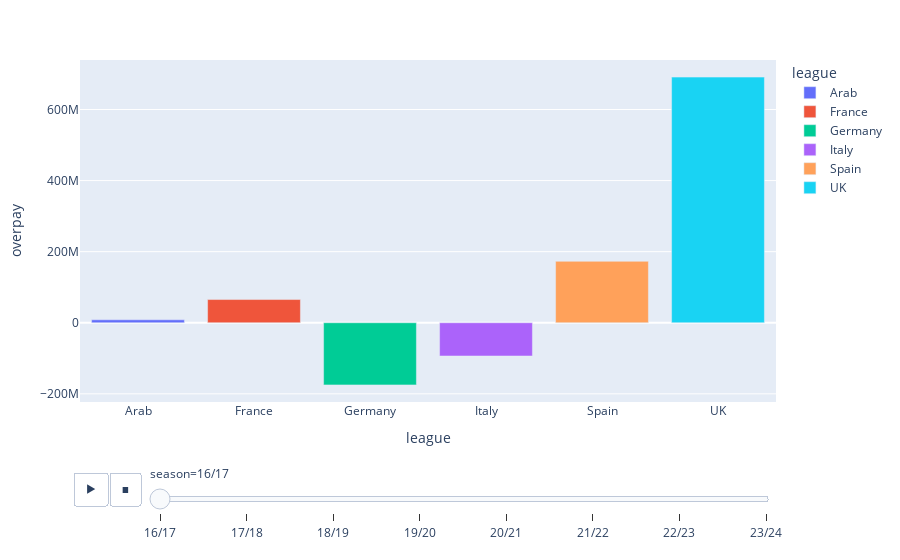

Notebook code for this chart:
### Code cell
fig = px.bar(res, x="league", y="overpay", color="league",animation_frame="season")
fig.show()

### Figure 1 — Plotly figure (JSON) as saved in the notebook; plotly's stock layout.template omitted (floating-point values rounded to 4 significant figures)
{"data": [{"alignmentgroup": "True", "hovertemplate": "league=%{x}<br>season=16/17<br>overpay=%{y}<extra></extra>", "legendgroup": "Arab", "marker": {"color": "#636efa", "pattern": {"shape": ""}}, "name": "Arab", "offsetgroup": "Arab", "orientation": "v", "showlegend": true, "textposition": "auto", "type": "bar", "x": ["Arab"], "xaxis": "x", "y": [8285000], "yaxis": "y"}, {"alignmentgroup": "True", "hovertemplate": "league=%{x}<br>season=16/17<br>overpay=%{y}<extra></extra>", "legendgroup": "France", "marker": {"color": "#EF553B", "pattern": {"shape": ""}}, "name": "France", "offsetgroup": "France", "orientation": "v", "showlegend": true, "textposition": "auto", "type": "bar", "x": ["France"], "xaxis": "x", "y": [65320000], "yaxis": "y"}, {"alignmentgroup": "True", "hovertemplate": "league=%{x}<br>season=16/17<br>overpay=%{y}<extra></extra>", "legendgroup": "Germany", "marker": {"color": "#00cc96", "pattern": {"shape": ""}}, "name": "Germany", "offsetgroup": "Germany", "orientation": "v", "showlegend": true, "textposition": "auto", "type": "bar", "x": ["Germany"], "xaxis": "x", "y": [-174872000], "yaxis": "y"}, {"alignmentgroup": "True", "hovertemplate": "league=%{x}<br>season=16/17<br>overpay=%{y}<extra></extra>", "legendgroup": "Italy", "marker": {"color": "#ab63fa", "pattern": {"shape": ""}}, "name": "Italy", "offsetgroup": "Italy", "orientation": "v", "showlegend": true, "textposition": "auto", "type": "bar", "x": ["Italy"], "xaxis": "x", "y": [-93545000], "yaxis": "y"}, {"alignmentgroup": "True", "hovertemplate": "league=%{x}<br>season=16/17<br>overpay=%{y}<extra></extra>", "legendgroup": "Spain", "marker": {"color": "#FFA15A", "pattern": {"shape": ""}}, "name": "Spain", "offsetgroup": "Spain", "orientation": "v", "showlegend": true, "textposition": "auto", "type": "bar", "x": ["Spain"], "xaxis": "x", "y": [172845000], "yaxis": "y"}, {"alignmentgroup": "True", "hovertemplate": "league=%{x}<br>season=16/17<br>overpay=%{y}<extra></extra>", "legendgroup": "UK", "marker": {"color": "#19d3f3", "pattern": {"shape": ""}}, "name": "UK", "offsetgroup": "UK", "orientation": "v", "showlegend": true, "textposition": "auto", "type": "bar", "x": ["UK"], "xaxis": "x", "y": [691205000], "yaxis": "y"}], "layout": {"barmode": "relative", "legend": {"title": {"text": "league"}, "tracegroupgap": 0}, "margin": {"t": 60}, "sliders": [{"active": 0, "currentvalue": {"prefix": "season="}, "len": 0.9, "pad": {"b": 10, "t": 60}, "steps": [{"args": [["16/17"], {"frame": {"duration": 0, "redraw": true}, "fromcurrent": true, "mode": "immediate", "transition": {"duration": 0, "easing": "linear"}}], "label": "16/17", "method": "animate"}, {"args": [["17/18"], {"frame": {"duration": 0, "redraw": true}, "fromcurrent": true, "mode": "immediate", "transition": {"duration": 0, "easing": "linear"}}], "label": "17/18", "method": "animate"}, {"args": [["18/19"], {"frame": {"duration": 0, "redraw": true}, "fromcurrent": true, "mode": "immediate", "transition": {"duration": 0, "easing": "linear"}}], "label": "18/19", "method": "animate"}, {"args": [["19/20"], {"frame": {"duration": 0, "redraw": true}, "fromcurrent": true, "mode": "immediate", "transition": {"duration": 0, "easing": "linear"}}], "label": "19/20", "method": "animate"}, {"args": [["20/21"], {"frame": {"duration": 0, "redraw": true}, "fromcurrent": true, "mode": "immediate", "transition": {"duration": 0, "easing": "linear"}}], "label": "20/21", "method": "animate"}, {"args": [["21/22"], {"frame": {"duration": 0, "redraw": true}, "fromcurrent": true, "mode": "immediate", "transition": {"duration": 0, "easing": "linear"}}], "label": "21/22", "method": "animate"}, {"args": [["22/23"], {"frame": {"duration": 0, "redraw": true}, "fromcurrent": true, "mode": "immediate", "transition": {"duration": 0, "easing": "linear"}}], "label": "22/23", "method": "animate"}, {"args": [["23/24"], {"frame": {"duration": 0, "redraw": true}, "fromcurrent": true, "mode": "immediate", "transition": {"duration": 0, "easing": "linear"}}], "label": "23/24", "method": "animate"}], "x": 0.1, "xanchor": "left", "y": 0, "yanchor": "top"}], "updatemenus": [{"buttons": [{"args": [null, {"frame": {"duration": 500, "redraw": true}, "fromcurrent": true, "mode": "immediate", "transition": {"duration": 500, "easing": "linear"}}], "label": "&#9654;", "method": "animate"}, {"args": [[null], {"frame": {"duration": 0, "redraw": true}, "fromcurrent": true, "mode": "immediate", "transition": {"duration": 0, "easing": "linear"}}], "label": "&#9724;", "method": "animate"}], "direction": "left", "pad": {"r": 10, "t": 70}, "showactive": false, "type": "buttons", "x": 0.1, "xanchor": "right", "y": 0, "yanchor": "top"}], "xaxis": {"anchor": "y", "categoryarray": ["Arab", "France", "Germany", "Italy", "Spain", "UK"], "categoryorder": "array", "domain": [0, 1], "title": {"text": "league"}}, "yaxis": {"anchor": "x", "domain": [0, 1], "title": {"text": "overpay"}}}}
